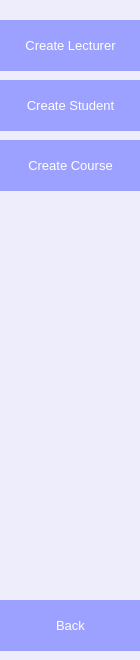
        <widget class="QFrame" name="side_menu_bar">
         <property name="minimumSize">
          <size>
           <width>140</width>
           <height>0</height>
          </size>
         </property>
         <property name="maximumSize">
          <size>
           <width>140</width>
           <height>16777215</height>
          </size>
         </property>
         <property name="styleSheet">
          <string notr="true">background-color: rgb(237, 237, 252);</string>
         </property>
         <property name="frameShape">
          <enum>QFrame::NoFrame</enum>
         </property>
         <property name="frameShadow">
          <enum>QFrame::Raised</enum>
         </property>
         <widget class="QPushButton" name="btn_create_lecturer">
          <property name="geometry">
           <rect>
            <x>0</x>
            <y>20</y>
            <width>141</width>
            <height>51</height>
           </rect>
          </property>
          <property name="minimumSize">
           <size>
            <width>140</width>
            <height>50</height>
           </size>
          </property>
          <property name="font">
           <font>
            <pointsize>10</pointsize>
           </font>
          </property>
          <property name="styleSheet">
           <string notr="true">QPushButton {
	color: rgb(255, 255, 255);
	background-color: rgb(156, 161, 255);
	border: 0px solid;
}

QPushButton:hover {
	
	background-color: rgb(34, 50, 226);
}</string>
          </property>
          <property name="text">
           <string>Create Lecturer</string>
          </property>
         </widget>
         <widget class="QPushButton" name="btn_create_student">
          <property name="geometry">
           <rect>
            <x>0</x>
            <y>80</y>
            <width>141</width>
            <height>51</height>
           </rect>
          </property>
          <property name="sizePolicy">
           <sizepolicy hsizetype="Expanding" vsizetype="Fixed">
            <horstretch>0</horstretch>
            <verstretch>0</verstretch>
           </sizepolicy>
          </property>
          <property name="minimumSize">
           <size>
            <width>140</width>
            <height>50</height>
           </size>
          </property>
          <property name="font">
           <font>
            <pointsize>10</pointsize>
           </font>
          </property>
          <property name="styleSheet">
           <string notr="true">QPushButton {
	color: rgb(255, 255, 255);
	background-color: rgb(156, 161, 255);
	border: 0px solid;
}

QPushButton:hover {
	
	background-color: rgb(34, 50, 226);
}</string>
          </property>
          <property name="text">
           <string>Create Student</string>
          </property>
         </widget>
         <widget class="QPushButton" name="btn_create_course">
          <property name="geometry">
           <rect>
            <x>0</x>
            <y>140</y>
            <width>141</width>
            <height>51</height>
           </rect>
          </property>
          <property name="minimumSize">
           <size>
            <width>140</width>
            <height>50</height>
           </size>
          </property>
          <property name="font">
           <font>
            <pointsize>10</pointsize>
           </font>
          </property>
          <property name="styleSheet">
           <string notr="true">QPushButton {
	color: rgb(255, 255, 255);
	background-color: rgb(156, 161, 255);
	border: 0px solid;
}

QPushButton:hover {
	
	background-color: rgb(34, 50, 226);
}</string>
          </property>
          <property name="text">
           <string>Create Course</string>
          </property>
         </widget>
         <widget class="QPushButton" name="btn_back">
          <property name="geometry">
           <rect>
            <x>0</x>
            <y>600</y>
            <width>141</width>
            <height>51</height>
           </rect>
          </property>
          <property name="minimumSize">
           <size>
            <width>140</width>
            <height>50</height>
           </size>
          </property>
          <property name="font">
           <font>
            <pointsize>10</pointsize>
           </font>
          </property>
          <property name="styleSheet">
           <string notr="true">QPushButton {
	color: rgb(255, 255, 255);
	background-color: rgb(156, 161, 255);
	border: 0px solid;
}

QPushButton:hover {
	
	background-color: rgb(34, 50, 226);
}</string>
          </property>
          <property name="text">
           <string>Back</string>
          </property>
         </widget>
        </widget>
